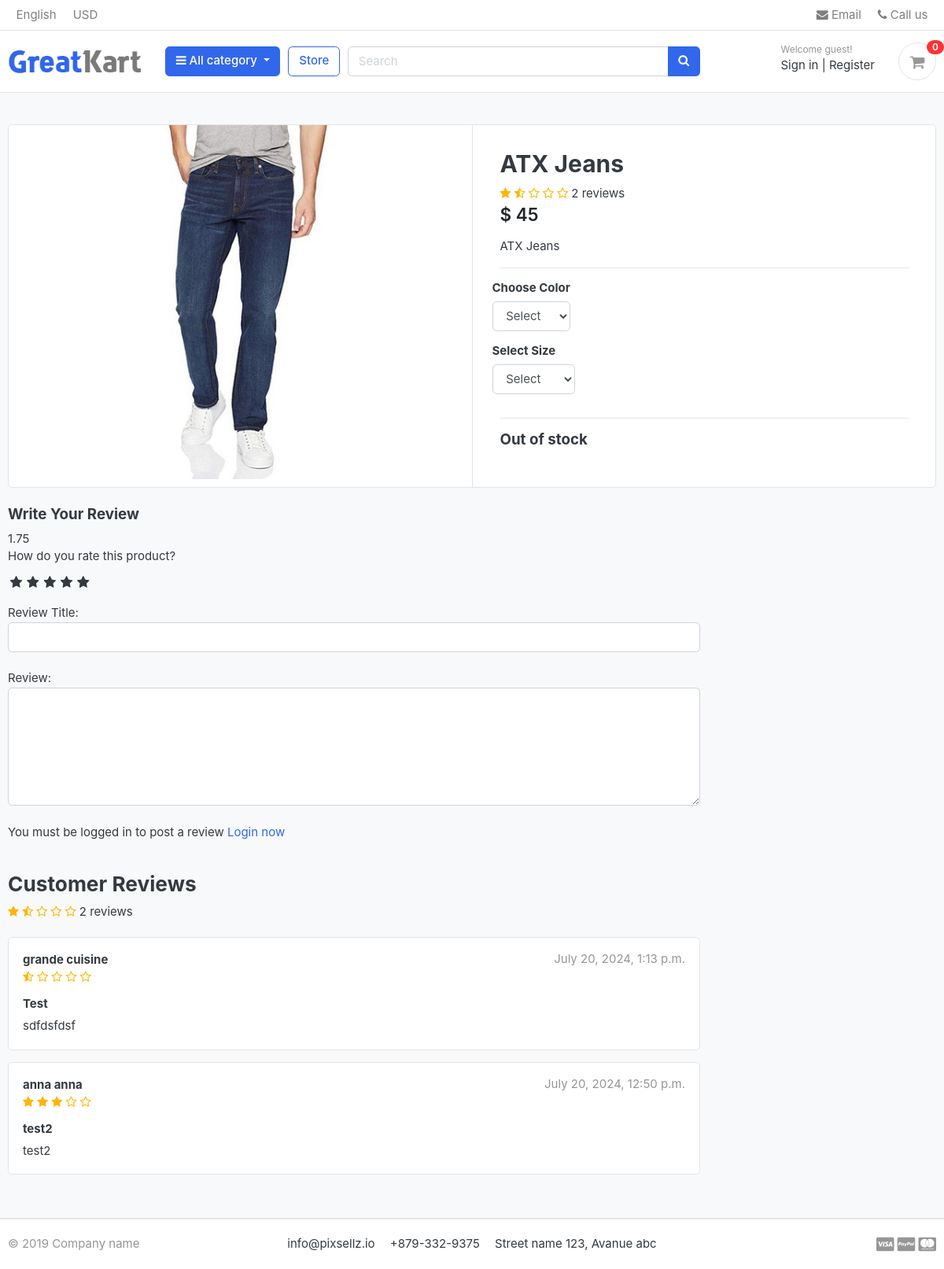
The page /store/category/jeans/atx-jeans on the database as committed earlier.
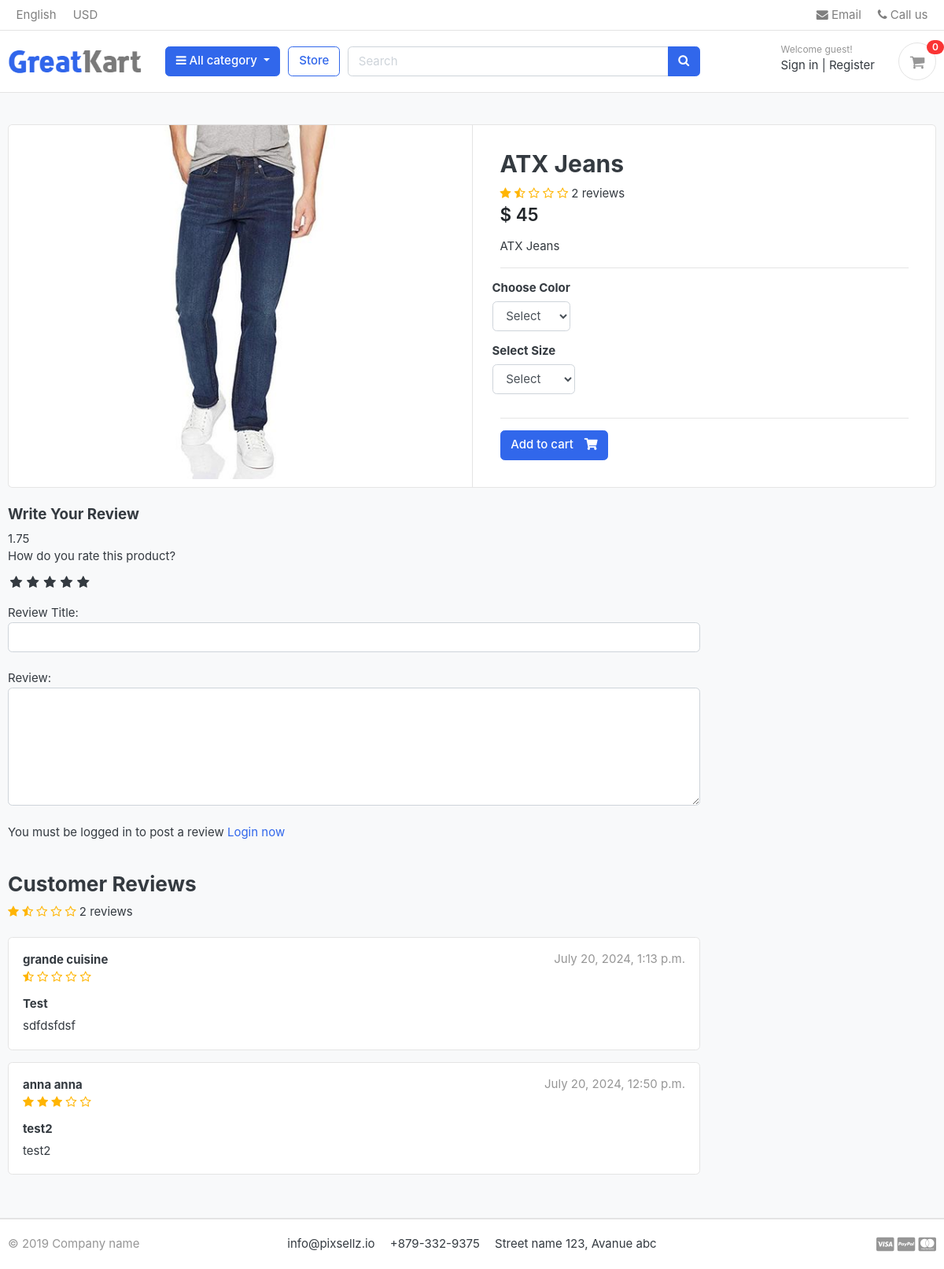
The same page on the database as committed later.
### store/views.py (the view)
# urls.py: path('category/<slug:category_slug>/<slug:product_slug>', views.product_detail, name='product_detail'),
def product_detail(request, category_slug, product_slug):
    try:
        single_product = Product.objects.get(category__slug=category_slug, slug=product_slug)
        in_cart = CartItem.objects.filter(cart__cart_id=_cart_id(request), product=single_product).exists()
    except Exception as e:
        raise e
    if request.user.is_authenticated:
        try:
            orderproduct = OrderProduct.objects.filter(user=request.user, product_id=single_product.id).exists()
        except OrderProduct.DoesNotExist:
            orderproduct = None
    else:
        orderproduct = None
    reviews = ReviewRating.objects.filter(product_id=single_product.id, status=True)
    context = {
        'single_product': single_product,
        'in_cart'       : in_cart,
        'orderproduct': orderproduct,
        'reviews': reviews,
    }
    return render(request, 'store/product_detail.html', context)

### accounts/models.py (called while the page is built)
    def full_name(self):
        return f'{self.first_name} {self.last_name}'

### carts/context_processors.py (called while the page is built)
def counter(request):
    cart_count = 0
    if 'admin' in request.path:
        return {}
    else:
        try:
            cart = Cart.objects.filter(cart_id=_cart_id(request))
            if request.user.is_authenticated:
                cart_items = CartItem.objects.all().filter(user=request.user)
            else:
                cart_items = CartItem.objects.all().filter(cart=cart[:1])
            for cart_item in cart_items:
                cart_count += cart_item.quantity
        except Cart.DoesNotExist:
            cart_count = 0
    return dict(cart_count=cart_count)

### carts/views.py (called while the page is built)
def _cart_id(request):
    cart = request.session.session_key
    if not cart:
        cart = request.session.create()
    return cart

### category/context_processors.py (called while the page is built)
def menu_links(request):
    links = Category.objects.all()
    return dict(links=links)

### category/models.py (called while the page is built)
    def get_url(self):
        return reverse('products_by_category', args=[self.slug])

### store/models.py (called while the page is built)
    def colors(self):
        return super(VariationManager, self).filter(variation_category='color', is_active=True)

### templates/store/product_detail.html (shortened to what the changed rows need)
{% extends 'base.html' %}
{% load static %}
{% block content %}
<section class="section-content padding-y bg">
    <div class="container">
    <div class="card">
        <div class="row no-gutters">
            <main class="col-md-6 border-left">
          <form action="{% url 'add_cart' single_product.id %}" method="POST">
                <article class="content-body">
                <h2 class="title">{{ single_product.product_name}}</h2>
                <div class="rating-star">
                    <span>
                        </span>
                </div>
                <div class="mb-3">
                    <var class="price h4">$ {{ single_product.price}}</var>
                </div>
                <p>{{ single_product.description }}</p>
                <hr>
                    <div class="row">
                        <div class="item-option-select">
                        </div>
                    </div>
                    <div class="row">
                        <div class="item-option-select">
                        </div>
                    </div>
                    <hr>
                    {% if single_product.stock <= 0 %}
                        <h5>Out of stock</h5>
                    {% else %}
                      <button type="submit" class="btn  btn-primary"> <span class="text">Add to cart</span> <i class="fas fa-shopping-cart"></i>  </button>
                    {% endif %}
                </article>
          </form>
            </main>
        </div>
    </div>
    <br>
    </div>
    </section>
{% endblock %}

Rows that differ between the two databases and show on the page:
changed Product "ATX Jeans": stock 0 → 16 (drawn)
Other text that changed with them:
text no longer shown: "Out of stock"
text now shown: "Add to cart"
